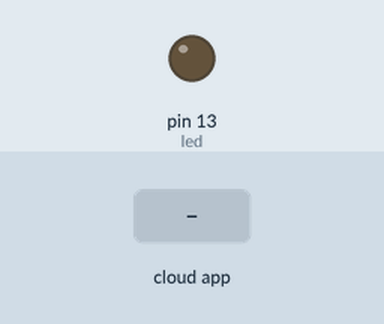
Bench run of a sketch on a simulated Arduino Uno, built with avr-gcc and run on an emulated ATmega328P. On the bench: output pins drawn as LEDs (lit = HIGH). The test bench sets the inputs (shaded band). The ROS host is connected and sends only what is stated.

Above: at 1.3 s.
1.4 s: the phone or cloud app sets toggle_led to 0
At 2.7 s:
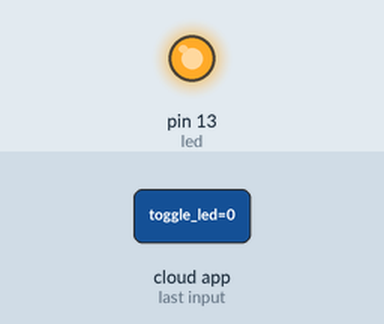
3.0 s: the phone or cloud app sets toggle_led to 1
At 3.9 s:
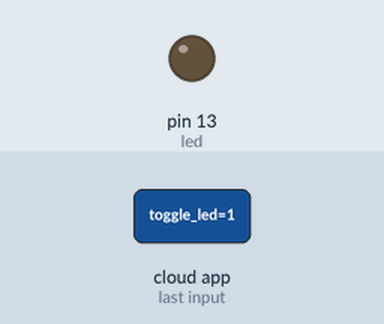
Timing chart, 0 to 6.0 s (numbered marks = the images above; inputs shaded):
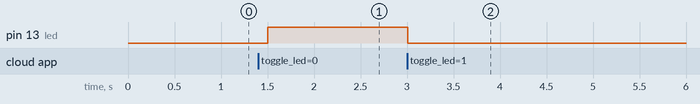

The sketch:

talker_arduino.ino
```cpp
/*
 * rosserial PubSub Example
 * Prints "hello world!" and toggles led
 */

#include <ros.h>
#include <std_msgs/String.h>
#include <std_msgs/Empty.h>

ros::NodeHandle  nh;

void messageCb( const std_msgs::Empty& toggle_msg){
  digitalWrite(13, HIGH-digitalRead(13));   // blink the led
}

ros::Subscriber<std_msgs::Empty> sub("toggle_led", messageCb );

std_msgs::String str_msg;
ros::Publisher chatter("chatter", &str_msg);

char hello[13] = "hello world!";

void setup()
{
  pinMode(13, OUTPUT);
  nh.initNode();
  nh.advertise(chatter);
  nh.subscribe(sub);
}

void loop()
{
  str_msg.data = hello;
  chatter.publish( &str_msg );
  nh.spinOnce();
  delay(500);
}
```

Measured:
- after the input at 1.4 s, pin 13 (led): LOW → HIGH after 0.10 s
- after the input at 3.0 s, pin 13 (led): HIGH → LOW at once
